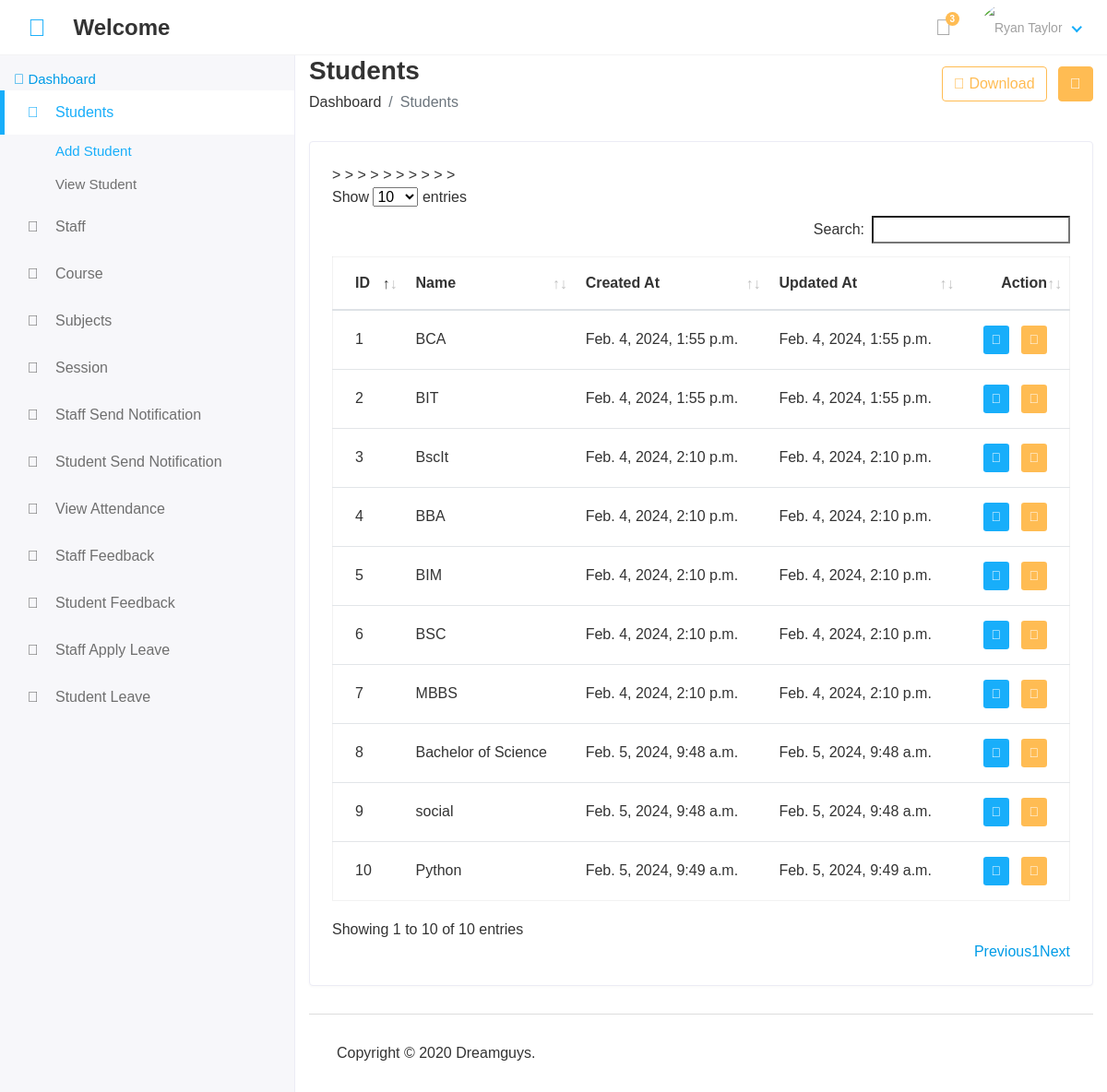
The app's page /hod/view_course/ with its own data.
### app/models.py (models this page shows, shortened)
class Course(models.Model):
    name=models.CharField(max_length=50)
    created_at=models.DateTimeField(auto_now_add=True)
    updated_at=models.DateTimeField(auto_now=True)

### cozy_cup/Hod_views.py (the view)
# urls.py: path('hod/view_course/', Hod_views.View_course, name='View_course'),
def View_course(request):
    course = Course.objects.all()
    context={
        'course':course,
    }
    return render(request, 'Hod/view_course.html',context)

### templates/Hod/view_course.html (shortened to what this page needs)
{% extends "base.html" %}
{% block content %}
    <div class="page-header">
       <div class="row align-items-center">
          <div class="col">
             <h3 class="page-title">Students</h3>
             <ul class="breadcrumb">
                <li class="breadcrumb-item"><a href="index.html">Dashboard</a></li>
                <li class="breadcrumb-item active">Students</li>
             </ul>
          </div>
          <div class="col-auto text-right float-right ml-auto">
             <a href="#" class="btn btn-outline-primary mr-2"><i class="fas fa-download"></i> Download</a>
             <a href="add-student.html" class="btn btn-primary"><i class="fas fa-plus"></i></a>
          </div>
       </div>
    </div>
    <div class="row">
       <div class="col-sm-12">
          <div class="card card-table">
             <div class="card-body">
                <div class="table-responsive">
                   <table id="table_id" class="table table-hover table-center mb-0 ">
                      <thead>
                         <tr>
                            <th>ID</th>
                            <th>Name</th>
                            <th>Created At</th>
                            <th>Updated At</th>
                            <th class="text-right">Action</th>
                         </tr>
                      </thead>
                      <tbody>
                        {%for i in course%}
                         <tr>
                            <td>{{i.id}}</td>
                            <td>{{i.name}}</td>
                            <td>{{i.created_at}}</td>
                            <td>{{i.updated_at}}</td>
                            <td class="text-right">
                               <div class="actions">
                                  <a href="{% url 'Edit_course' i.id %}" class="btn btn-sm bg-success-light mr-2">
                                  <i class="fas fa-pen"></i>
                                  </a>
                                  <a href="" class="btn btn-sm bg-danger-light">
                                  <i class="fas fa-trash"></i>
                                  </a>
                               </div>
                            </td>
                         </tr>
                         {%endfor%}
                      </tbody>
                   </table>
                </div>
             </div>
          </div>
       </div>
    </div>
{% endblock content %}

### static/assets/css/style.css (style rules this page uses)
html { height: 100%; }
body { background-color: #fff; color: #333; font-family: 'Poppins', sans-serif; font-size: 1rem; height: 100%; line-height: 1.5; overflow-x: hidden; }
h1, h2, h3, h4, h5, h6 { font-family: 'Poppins', sans-serif; margin-top: 0; }
a { color: #009ce7; }
input, button, a { transition: all 0.4s ease; -moz-transition: all 0.4s ease; -o-transition: all 0.4s ease; -ms-transition: all 0.4s ease; -webkit-transition: all 0.4s ease; }
ul, ol { padding: 0px; list-style: none; }
.table { color: #333; max-width: 100%; margin-bottom: 0; width: 100%; }
.table.dataTable { border-collapse: collapse !important; border: 1px solid rgba(0, 0, 0, 0.05); }
.table thead tr th { font-weight: 600; }
.table tbody tr { border-bottom: 1px solid rgba(0, 0, 0, 0.05); }
.table.table-center td, .table.table-center th { vertical-align: middle; }
.card-table .card-body .table > thead > tr > th { border-top: 0; }
.card-table .card-body .table tr td:first-child, .card-table .card-body .table tr th:first-child { padding-left: 1.5rem; }
.card-table .card-body .table tr td:last-child, .card-table .card-body .table tr th:last-child { padding-right: 1.5rem; }
.card-table .table td, .card-table .table th { border-top: 1px solid #e2e5e8; padding: 1rem 0.75rem; white-space: nowrap; }
.btn-primary { background-color: #FFBC53; border: 1px solid #FFBC53; }
.btn-outline-primary { color: #FFBC53; border-color: #FFBC53; }
.card { border: 1px solid #ececf5; box-shadow: 0 1px 3px 0 rgba(0, 0, 0, 0.03); margin-bottom: 1.875rem; }
.card-body { padding: 1.5rem; }
.bg-danger-light { background-color:#FFBC53 !important; color:#fff !important; }
.bg-success-light { background-color: #18aefa; color: #fff; }
.page-header { margin-bottom: 1.875rem; }
.page-header .breadcrumb { background-color: transparent; color: #6c757d; font-size: 1rem; font-weight: 500; margin-bottom: 0; padding: 0; }
.page-header .breadcrumb a { color: #333; }
.page-title { font-size: 28px; font-weight: 600; color: #333; margin-bottom: 5px; }

### records on screen
Course: id "1", name "BCA", created_at "Feb. 4, 2024, 1:55 p.m.", updated_at "Feb. 4, 2024, 1:55 p.m."
Course: id "2", name "BIT", created_at "Feb. 4, 2024, 1:55 p.m.", updated_at "Feb. 4, 2024, 1:55 p.m."
Course: id "3", name "BscIt", created_at "Feb. 4, 2024, 2:10 p.m.", updated_at "Feb. 4, 2024, 2:10 p.m."
Course: id "4", name "BBA", created_at "Feb. 4, 2024, 2:10 p.m.", updated_at "Feb. 4, 2024, 2:10 p.m."
Course: id "5", name "BIM", created_at "Feb. 4, 2024, 2:10 p.m.", updated_at "Feb. 4, 2024, 2:10 p.m."
Course: id "6", name "BSC", created_at "Feb. 4, 2024, 2:10 p.m.", updated_at "Feb. 4, 2024, 2:10 p.m."
Course: id "7", name "MBBS", created_at "Feb. 4, 2024, 2:10 p.m.", updated_at "Feb. 4, 2024, 2:10 p.m."
Course: id "8", name "Bachelor of Science", created_at "Feb. 5, 2024, 9:48 a.m.", updated_at "Feb. 5, 2024, 9:48 a.m."
Course: id "9", name "social", created_at "Feb. 5, 2024, 9:48 a.m.", updated_at "Feb. 5, 2024, 9:48 a.m."
Course: id "10", name "Python", created_at "Feb. 5, 2024, 9:49 a.m.", updated_at "Feb. 5, 2024, 9:49 a.m."
